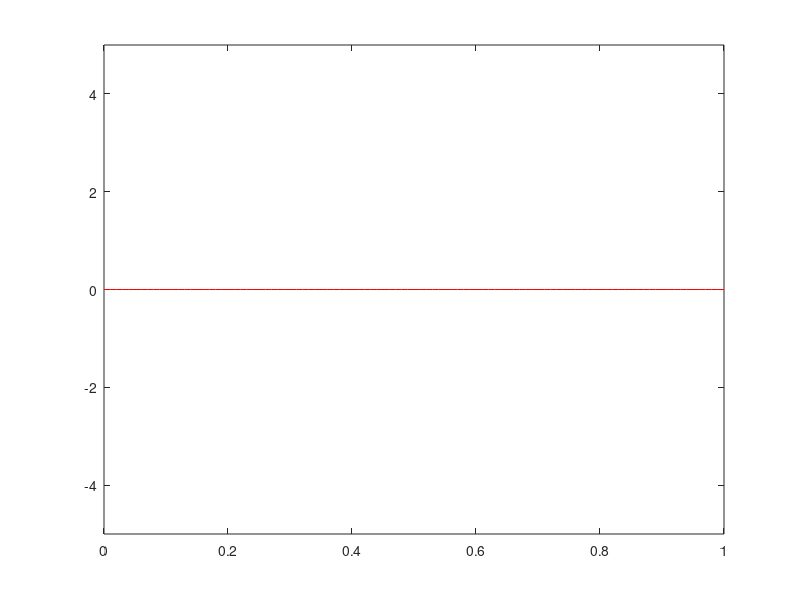
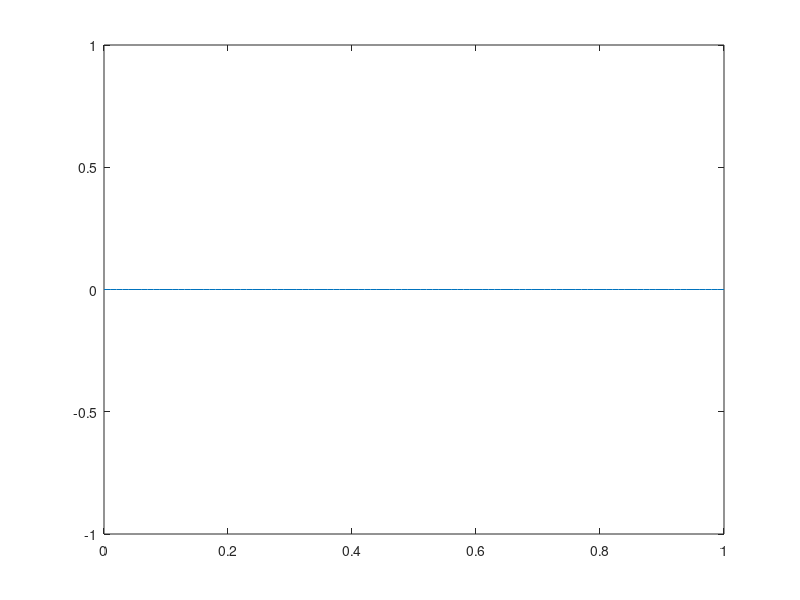

MATLAB code for these plots, in order:
%Polar NRZ
clc
clear all;
n = input("Enter the input bit: ")
%n = [1,0,1,0,1];
%mapping 1 = 3V and 0 = 0V

for ii = 1: length(n)
  if n(ii) == 1;
    nn(ii) = 3;
   else nn(ii) = 0;
 endif
 endfor

 %pulse shapping
 i = 1;
 t = 0:0.01 : length(n);
 for j = 1 : length(t)
   if t(j) <= i;
     y(j) = nn(i);
    else
      y(j) = nn(i);
      i = i+1;
   endif
 endfor
plot(t,y,'r-')
axis([0 length(n) -10 10]);
c=cos(2*pi*2*t);
x = y.*c;

%plotting
figure(1)
plot(t, y, 'r-')
axis([0 length(n) -5 5]);
figure(2)
plot(t,x)


